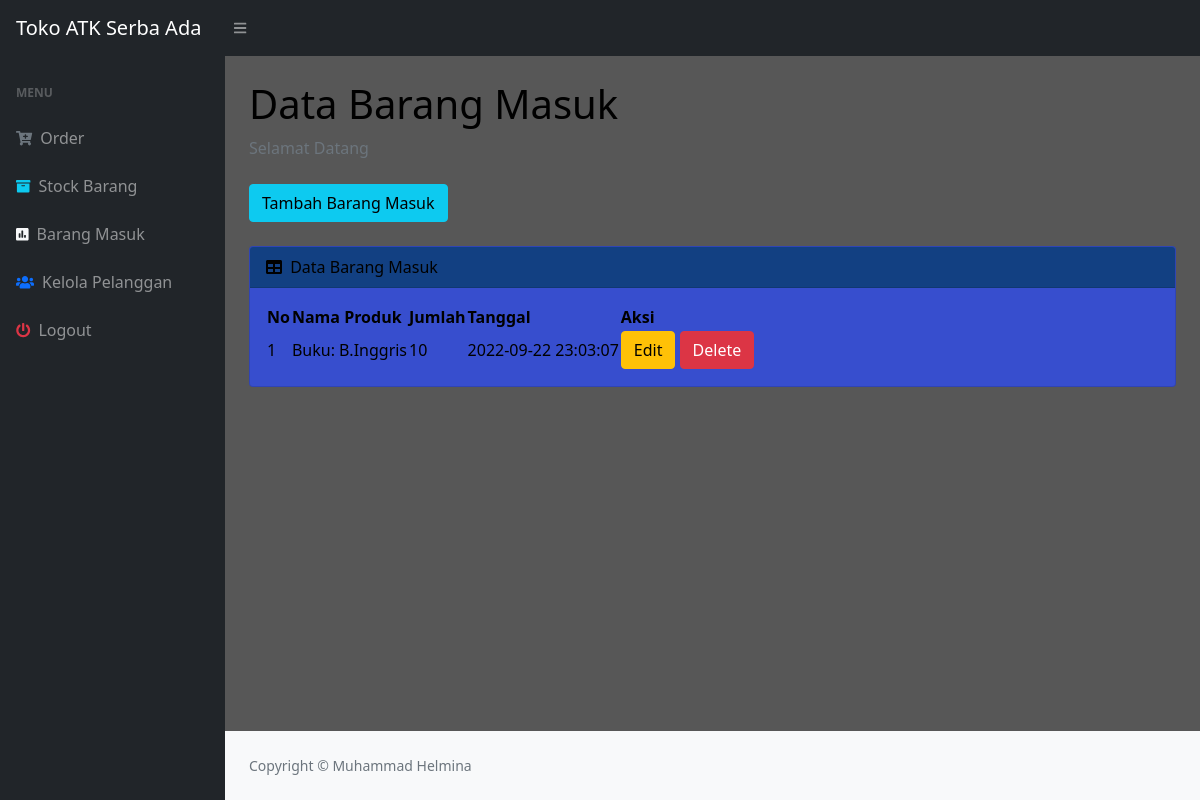
Page /masuk.php (signed in) on the committed database.
### tables this page shows
CREATE TABLE `masuk` (
  `idmasuk` int(11) NOT NULL,
  `idproduk` int(11) NOT NULL,
  `qty` int(11) NOT NULL,
  `tanggalmasuk` timestamp NOT NULL DEFAULT current_timestamp()
);

CREATE TABLE `produk` (
  `idproduk` int(11) NOT NULL,
  `namaproduk` varchar(30) NOT NULL,
  `deskripsi` varchar(30) NOT NULL,
  `harga` int(11) NOT NULL,
  `stock` int(11) NOT NULL
);

### masuk.php (the view, shortened to what this page needs)
<?php
require 'ceklogin.php';
?>
<!DOCTYPE html>
<html lang="en">
<head>
    <link href="https://cdn.jsdelivr.net/npm/simple-datatables@latest/dist/style.css" rel="stylesheet" />
    <link href="css/styles.css" rel="stylesheet" />
</head>
<body class="sb-nav-fixed">
    <nav class="sb-topnav navbar navbar-expand navbar-dark bg-dark">
        <a class="navbar-brand ps-3" href="index.php">Toko ATK Serba Ada</a>
        <button class="btn btn-link btn-sm order-1 order-lg-0 me-4 me-lg-0" id="sidebarToggle" href="#!"><i class="fas fa-bars"></i></button>
    </nav>
    <div id="layoutSidenav">
        <div id="layoutSidenav_nav">
            <nav class="sb-sidenav accordion sb-sidenav-dark" id="sidenavAccordion">
                <div class="sb-sidenav-menu">
                    <div class="nav">
                        <div class="sb-sidenav-menu-heading">Menu</div>
                        <a class="nav-link" href="index.php">
                            <div class="sb-nav-link-icon"><i class="fas fa-cart-plus text-secondary"></i></div>
                            Order
                        </a>
                        <a class="nav-link" href="stock.php">
                            <div class="sb-nav-link-icon"><i class="fa fa-archive text-info"></i></div>
                            Stock Barang
                        </a>
                        <a class="nav-link" href="masuk.php">
                            <div class="sb-nav-link-icon"><i class="fas fa-poll text-light"></i></div>
                            Barang Masuk
                        </a>
                        <a class="nav-link" href="pelanggan.php">
                            <div class="sb-nav-link-icon"><i class="fas fa-users text-primary"></i></div>
                            Kelola Pelanggan
                        </a>
                        <a class="nav-link" href="logout.php">
                            <div class="sb-nav-link-icon"><i class="fas fa-power-off text-danger"></i></div>
                            Logout
                        </a>
                    </div>
            </nav>
        </div>
        <div id="layoutSidenav_content">
            <main>
                <div class="container-fluid px-4">
                    <h1 class="mt-4">Data Barang Masuk</h1>
                    <ol class="breadcrumb mb-4">
                        <li class="breadcrumb-item active">Selamat Datang</li>
                    </ol>
                    <button type="button" class="btn btn-info mb-4" data-bs-toggle="modal" data-bs-target="#myModal">
                        Tambah Barang Masuk
                    </button>
                    <div class="card mb-4">
                        <div class="card-header">
                            <i class="fas fa-table me-1"></i>
                            Data Barang Masuk
                        </div>
                        <div class="card-body">
                            <table id="datatablesSimple">
                                <thead>
                                    <tr>
                                        <th>No</th>
                                        <th>Nama Produk</th>
                                        <th>Jumlah</th>
                                        <th>Tanggal</th>
                                        <th>Aksi</th>
                                    </tr>
                                </thead>
                                <tbody>
                                    <?php
                                    $get = mysqli_query($c, "select * from masuk m, produk p where m.idproduk=p.idproduk");
                                    $i = 1;
                                    while ($p = mysqli_fetch_array($get)) {
                                        $namaproduk = $p['namaproduk'];
                                        $deskripsi = $p['deskripsi'];
                                        $qty = $p['qty'];
                                        $idmasuk = $p['idmasuk'];
                                        $tanggal = $p['tanggalmasuk'];
                                    ?>
                                        <tr>
                                            <td><?= $i++; ?></td>
                                            <td><?= $namaproduk; ?>: <?= $deskripsi; ?></td>
                                            <td><?= $qty; ?></td>
                                            <td><?= $tanggal; ?></td>
                                            <td>
                                                <button type="button" class="btn btn-warning" data-bs-toggle="modal" data-bs-target="#edit<?= $idmasuk; ?>">
                                                    Edit
                                                </button>
                                                <button type="button" class="btn btn-danger" data-bs-toggle="modal" data-bs-target="#delete<?= $idmasuk; ?>">
                                                    Delete
                                                </button>
                                            </td>
                                        </tr>
                                    <?php
                                    };
                                    ?>
                                </tbody>
                            </table>
                        </div>
                    </div>
                </div>
            </main>
            <footer class="py-4 bg-light mt-auto">
                <div class="container-fluid px-4">
                    <div class="d-flex align-items-center justify-content-between small">
                        <div class="text-muted">Copyright &copy; Muhammad Helmina</div>
                    </div>
                </div>
            </footer>
        </div>
    </div>
</body>
</html>

### rows in the picture
masuk: idproduk.namaproduk "Buku", idproduk.deskripsi "B.Inggris", qty "10", tanggalmasuk "2022-09-22 23:03:07"
